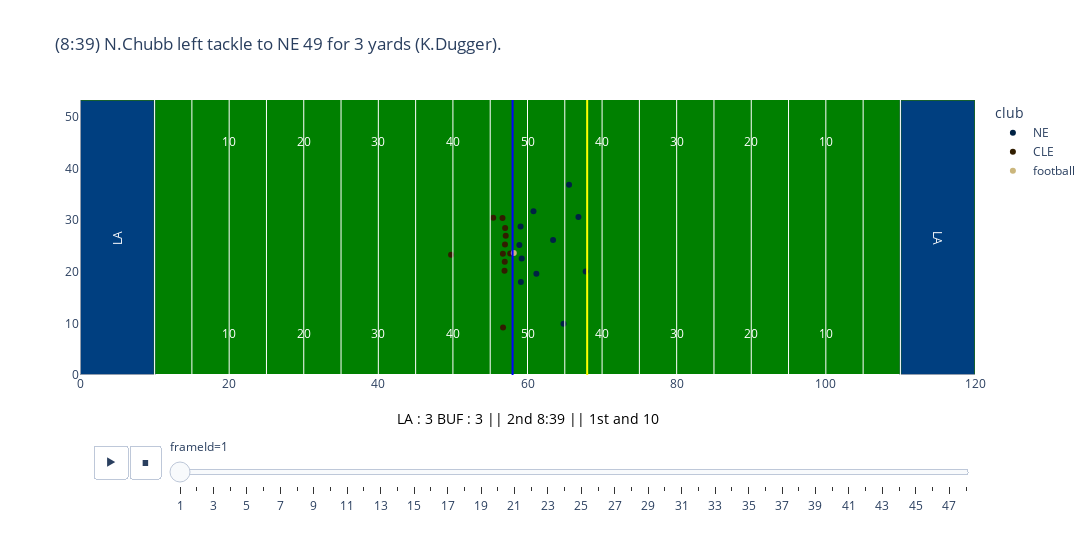

Here is the notebook cell this chart was saved with:
### Code cell
plot_football_play(1359, 2022101601, week6, plays, games, colors)

### Figure 1 — Plotly figure (JSON) as saved in the notebook; plotly's stock layout.template omitted (floating-point values rounded to 4 significant figures)
{"data": [{"customdata": [[32, "Devin McCourty", 1.45, null], [21, "Adrian Phillips", 4, null], [91, "Deatrich Wise", 0.01, null], [8, "Ja'Whaun Bentley", 0.8, null], [95, "Daniel Ekuale", 0.03, null], [48, "Jahlani Tavai", 0.61, null], [23, "Kyle Dugger", 0.45, null], [58, "Anfernee Jennings", 0.01, null], [90, "Christian Barmore", 0.01, null], [25, "Marcus Jones", 1.21, null], [13, "Jack Jones", 0.01, null]], "hovertemplate": "club=NE<br>frameId=1<br>x=%{x}<br>y=%{y}<br>jerseyNumber=%{customdata[0]}<br>displayName=%{customdata[1]}<br>s=%{customdata[2]}<br>event=%{customdata[3]}<extra></extra>", "legendgroup": "NE", "marker": {"color": "#002244", "symbol": "circle"}, "mode": "markers", "name": "NE", "orientation": "v", "showlegend": true, "type": "scatter", "x": [66.83, 67.8, 59.07, 63.43, 59.22, 61.19, 60.8, 59.11, 58.91, 65.57, 64.83], "xaxis": "x", "y": [30.63, 20.05, 28.79, 26.17, 22.56, 19.6, 31.76, 18.03, 25.18, 36.86, 9.95], "yaxis": "y"}, {"customdata": [[75, "Joel Bitonio", 0, null], [2, "Amari Cooper", 0, null], [78, "Jack Conklin", 0, null], [7, "Jacoby Brissett", 0, null], [85, "David Njoku", 0, null], [55, "Ethan Pocic", 0, null], [24, "Nick Chubb", 0, null], [72, "Hjalte Froholdt", 0, null], [71, "Jedrick Wills", 0, null], [11, "Donovan Peoples-Jones", 5.83, null], [18, "David Bell", 0, null]], "hovertemplate": "club=CLE<br>frameId=1<br>x=%{x}<br>y=%{y}<br>jerseyNumber=%{customdata[0]}<br>displayName=%{customdata[1]}<br>s=%{customdata[2]}<br>event=%{customdata[3]}<extra></extra>", "legendgroup": "CLE", "marker": {"color": "#311D00", "symbol": "circle"}, "mode": "markers", "name": "CLE", "orientation": "v", "showlegend": true, "type": "scatter", "x": [56.98, 56.72, 56.92, 56.7, 57, 57.68, 49.75, 56.95, 57.08, 55.4, 56.65], "xaxis": "x", "y": [25.29, 9.22, 20.2, 23.52, 28.47, 23.57, 23.29, 21.95, 26.99, 30.46, 30.43], "yaxis": "y"}, {"customdata": [[null, "football", 0, null]], "hovertemplate": "club=football<br>frameId=1<br>x=%{x}<br>y=%{y}<br>jerseyNumber=%{customdata[0]}<br>displayName=%{customdata[1]}<br>s=%{customdata[2]}<br>event=%{customdata[3]}<extra></extra>", "legendgroup": "football", "marker": {"color": "#CBB67C", "symbol": "circle"}, "mode": "markers", "name": "football", "orientation": "v", "showlegend": true, "type": "scatter", "x": [58.16], "xaxis": "x", "y": [23.63], "yaxis": "y"}], "layout": {"annotations": [{"font": {"color": "white", "size": 12}, "showarrow": false, "text": "LA", "textangle": -90, "x": 5, "y": 26.65}, {"font": {"color": "white", "size": 12}, "showarrow": false, "text": "LA", "textangle": 90, "x": 115, "y": 26.65}, {"font": {"color": "white", "size": 12}, "showarrow": false, "text": "10", "x": 20, "y": 8}, {"font": {"color": "white", "size": 12}, "showarrow": false, "text": "10", "x": 20, "y": 45.3}, {"font": {"color": "white", "size": 12}, "showarrow": false, "text": "20", "x": 30, "y": 8}, {"font": {"color": "white", "size": 12}, "showarrow": false, "text": "20", "x": 30, "y": 45.3}, {"font": {"color": "white", "size": 12}, "showarrow": false, "text": "30", "x": 40, "y": 8}, {"font": {"color": "white", "size": 12}, "showarrow": false, "text": "30", "x": 40, "y": 45.3}, {"font": {"color": "white", "size": 12}, "showarrow": false, "text": "40", "x": 50, "y": 8}, {"font": {"color": "white", "size": 12}, "showarrow": false, "text": "40", "x": 50, "y": 45.3}, {"font": {"color": "white", "size": 12}, "showarrow": false, "text": "50", "x": 60, "y": 8}, {"font": {"color": "white", "size": 12}, "showarrow": false, "text": "50", "x": 60, "y": 45.3}, {"font": {"color": "white", "size": 12}, "showarrow": false, "text": "40", "x": 70, "y": 8}, {"font": {"color": "white", "size": 12}, "showarrow": false, "text": "40", "x": 70, "y": 45.3}, {"font": {"color": "white", "size": 12}, "showarrow": false, "text": "30", "x": 80, "y": 8}, {"font": {"color": "white", "size": 12}, "showarrow": false, "text": "30", "x": 80, "y": 45.3}, {"font": {"color": "white", "size": 12}, "showarrow": false, "text": "20", "x": 90, "y": 8}, {"font": {"color": "white", "size": 12}, "showarrow": false, "text": "20", "x": 90, "y": 45.3}, {"font": {"color": "white", "size": 12}, "showarrow": false, "text": "10", "x": 100, "y": 8}, {"font": {"color": "white", "size": 12}, "showarrow": false, "text": "10", "x": 100, "y": 45.3}, {"font": {"color": "black", "size": 14}, "showarrow": false, "text": "LA : 3 BUF : 3 || 2nd 8:39 || 1st and 10", "x": 0.5, "xref": "paper", "y": -0.2, "yref": "paper"}], "height": 533, "legend": {"title": {"text": "club"}, "tracegroupgap": 0}, "plot_bgcolor": "green", "shapes": [{"fillcolor": "blue", "opacity": 0.5, "type": "rect", "x0": 0, "x1": 10, "y0": 0, "y1": 53.3}, {"fillcolor": "blue", "opacity": 0.5, "type": "rect", "x0": 110, "x1": 120, "y0": 0, "y1": 53.3}, {"line": {"color": "blue"}, "type": "line", "x0": 58, "x1": 58, "y0": 0, "y1": 53.3}, {"line": {"color": "yellow"}, "type": "line", "x0": 68, "x1": 68, "y0": 0, "y1": 53.3}, {"line": {"color": "white", "width": 1}, "type": "line", "x0": 10, "x1": 10, "y0": 0, "y1": 53.3}, {"line": {"color": "white", "width": 1}, "type": "line", "x0": 15, "x1": 15, "y0": 0, "y1": 53.3}, {"line": {"color": "white", "width": 1}, "type": "line", "x0": 20, "x1": 20, "y0": 0, "y1": 53.3}, {"line": {"color": "white", "width": 1}, "type": "line", "x0": 25, "x1": 25, "y0": 0, "y1": 53.3}, {"line": {"color": "white", "width": 1}, "type": "line", "x0": 30, "x1": 30, "y0": 0, "y1": 53.3}, {"line": {"color": "white", "width": 1}, "type": "line", "x0": 35, "x1": 35, "y0": 0, "y1": 53.3}, {"line": {"color": "white", "width": 1}, "type": "line", "x0": 40, "x1": 40, "y0": 0, "y1": 53.3}, {"line": {"color": "white", "width": 1}, "type": "line", "x0": 45, "x1": 45, "y0": 0, "y1": 53.3}, {"line": {"color": "white", "width": 1}, "type": "line", "x0": 50, "x1": 50, "y0": 0, "y1": 53.3}, {"line": {"color": "white", "width": 1}, "type": "line", "x0": 55, "x1": 55, "y0": 0, "y1": 53.3}, {"line": {"color": "white", "width": 1}, "type": "line", "x0": 60, "x1": 60, "y0": 0, "y1": 53.3}, {"line": {"color": "white", "width": 1}, "type": "line", "x0": 65, "x1": 65, "y0": 0, "y1": 53.3}, {"line": {"color": "white", "width": 1}, "type": "line", "x0": 70, "x1": 70, "y0": 0, "y1": 53.3}, {"line": {"color": "white", "width": 1}, "type": "line", "x0": 75, "x1": 75, "y0": 0, "y1": 53.3}, {"line": {"color": "white", "width": 1}, "type": "line", "x0": 80, "x1": 80, "y0": 0, "y1": 53.3}, {"line": {"color": "white", "width": 1}, "type": "line", "x0": 85, "x1": 85, "y0": 0, "y1": 53.3}, {"line": {"color": "white", "width": 1}, "type": "line", "x0": 90, "x1": 90, "y0": 0, "y1": 53.3}, {"line": {"color": "white", "width": 1}, "type": "line", "x0": 95, "x1": 95, "y0": 0, "y1": 53.3}, {"line": {"color": "white", "width": 1}, "type": "line", "x0": 100, "x1": 100, "y0": 0, "y1": 53.3}, {"line": {"color": "white", "width": 1}, "type": "line", "x0": 105, "x1": 105, "y0": 0, "y1": 53.3}, {"line": {"color": "white", "width": 1}, "type": "line", "x0": 110, "x1": 110, "y0": 0, "y1": 53.3}], "showlegend": true, "sliders": [{"active": 0, "currentvalue": {"prefix": "frameId="}, "len": 0.9, "pad": {"b": 10, "t": 60}, "steps": [{"args": [["1"], {"frame": {"duration": 0, "redraw": false}, "fromcurrent": true, "mode": "immediate", "transition": {"duration": 0, "easing": "linear"}}], "label": "1", "method": "animate"}, {"args": [["2"], {"frame": {"duration": 0, "redraw": false}, "fromcurrent": true, "mode": "immediate", "transition": {"duration": 0, "easing": "linear"}}], "label": "2", "method": "animate"}, {"args": [["3"], {"frame": {"duration": 0, "redraw": false}, "fromcurrent": true, "mode": "immediate", "transition": {"duration": 0, "easing": "linear"}}], "label": "3", "method": "animate"}, {"args": [["4"], {"frame": {"duration": 0, "redraw": false}, "fromcurrent": true, "mode": "immediate", "transition": {"duration": 0, "easing": "linear"}}], "label": "4", "method": "animate"}, {"args": [["5"], {"frame": {"duration": 0, "redraw": false}, "fromcurrent": true, "mode": "immediate", "transition": {"duration": 0, "easing": "linear"}}], "label": "5", "method": "animate"}, {"args": [["6"], {"frame": {"duration": 0, "redraw": false}, "fromcurrent": true, "mode": "immediate", "transition": {"duration": 0, "easing": "linear"}}], "label": "6", "method": "animate"}, {"args": [["7"], {"frame": {"duration": 0, "redraw": false}, "fromcurrent": true, "mode": "immediate", "transition": {"duration": 0, "easing": "linear"}}], "label": "7", "method": "animate"}, {"args": [["8"], {"frame": {"duration": 0, "redraw": false}, "fromcurrent": true, "mode": "immediate", "transition": {"duration": 0, "easing": "linear"}}], "label": "8", "method": "animate"}, {"args": [["9"], {"frame": {"duration": 0, "redraw": false}, "fromcurrent": true, "mode": "immediate", "transition": {"duration": 0, "easing": "linear"}}], "label": "9", "method": "animate"}, {"args": [["10"], {"frame": {"duration": 0, "redraw": false}, "fromcurrent": true, "mode": "immediate", "transition": {"duration": 0, "easing": "linear"}}], "label": "10", "method": "animate"}, {"args": [["11"], {"frame": {"duration": 0, "redraw": false}, "fromcurrent": true, "mode": "immediate", "transition": {"duration": 0, "easing": "linear"}}], "label": "11", "method": "animate"}, {"args": [["12"], {"frame": {"duration": 0, "redraw": false}, "fromcurrent": true, "mode": "immediate", "transition": {"duration": 0, "easing": "linear"}}], "label": "12", "method": "animate"}, {"args": [["13"], {"frame": {"duration": 0, "redraw": false}, "fromcurrent": true, "mode": "immediate", "transition": {"duration": 0, "easing": "linear"}}], "label": "13", "method": "animate"}, {"args": [["14"], {"frame": {"duration": 0, "redraw": false}, "fromcurrent": true, "mode": "immediate", "transition": {"duration": 0, "easing": "linear"}}], "label": "14", "method": "animate"}, {"args": [["15"], {"frame": {"duration": 0, "redraw": false}, "fromcurrent": true, "mode": "immediate", "transition": {"duration": 0, "easing": "linear"}}], "label": "15", "method": "animate"}, {"args": [["16"], {"frame": {"duration": 0, "redraw": false}, "fromcurrent": true, "mode": "immediate", "transition": {"duration": 0, "easing": "linear"}}], "label": "16", "method": "animate"}, {"args": [["17"], {"frame": {"duration": 0, "redraw": false}, "fromcurrent": true, "mode": "immediate", "transition": {"duration": 0, "easing": "linear"}}], "label": "17", "method": "animate"}, {"args": [["18"], {"frame": {"duration": 0, "redraw": false}, "fromcurrent": true, "mode": "immediate", "transition": {"duration": 0, "easing": "linear"}}], "label": "18", "method": "animate"}, {"args": [["19"], {"frame": {"duration": 0, "redraw": false}, "fromcurrent": true, "mode": "immediate", "transition": {"duration": 0, "easing": "linear"}}], "label": "19", "method": "animate"}, {"args": [["20"], {"frame": {"duration": 0, "redraw": false}, "fromcurrent": true, "mode": "immediate", "transition": {"duration": 0, "easing": "linear"}}], "label": "20", "method": "animate"}, {"args": [["21"], {"frame": {"duration": 0, "redraw": false}, "fromcurrent": true, "mode": "immediate", "transition": {"duration": 0, "easing": "linear"}}], "label": "21", "method": "animate"}, {"args": [["22"], {"frame": {"duration": 0, "redraw": false}, "fromcurrent": true, "mode": "immediate", "transition": {"duration": 0, "easing": "linear"}}], "label": "22", "method": "animate"}, {"args": [["23"], {"frame": {"duration": 0, "redraw": false}, "fromcurrent": true, "mode": "immediate", "transition": {"duration": 0, "easing": "linear"}}], "label": "23", "method": "animate"}, {"args": [["24"], {"frame": {"duration": 0, "redraw": false}, "fromcurrent": true, "mode": "immediate", "transition": {"duration": 0, "easing": "linear"}}], "label": "24", "method": "animate"}, {"args": [["25"], {"frame": {"duration": 0, "redraw": false}, "fromcurrent": true, "mode": "immediate", "transition": {"duration": 0, "easing": "linear"}}], "label": "25", "method": "animate"}, {"args": [["26"], {"frame": {"duration": 0, "redraw": false}, "fromcurrent": true, "mode": "immediate", "transition": {"duration": 0, "easing": "linear"}}], "label": "26", "method": "animate"}, {"args": [["27"], {"frame": {"duration": 0, "redraw": false}, "fromcurrent": true, "mode": "immediate", "transition": {"duration": 0, "easing": "linear"}}], "label": "27", "method": "animate"}, {"args": [["28"], {"frame": {"duration": 0, "redraw": false}, "fromcurrent": true, "mode": "immediate", "transition": {"duration": 0, "easing": "linear"}}], "label": "28", "method": "animate"}, {"args": [["29"], {"frame": {"duration": 0, "redraw": false}, "fromcurrent": true, "mode": "immediate", "transition": {"duration": 0, "easing": "linear"}}], "label": "29", "method": "animate"}, {"args": [["30"], {"frame": {"duration": 0, "redraw": false}, "fromcurrent": true, "mode": "immediate", "transition": {"duration": 0, "easing": "linear"}}], "label": "30", "method": "animate"}, {"args": [["31"], {"frame": {"duration": 0, "redraw": false}, "fromcurrent": true, "mode": "immediate", "transition": {"duration": 0, "easing": "linear"}}], "label": "31", "method": "animate"}, {"args": [["32"], {"frame": {"duration": 0, "redraw": false}, "fromcurrent": true, "mode": "immediate", "transition": {"duration": 0, "easing": "linear"}}], "label": "32", "method": "animate"}, {"args": [["33"], {"frame": {"duration": 0, "redraw": false}, "fromcurrent": true, "mode": "immediate", "transition": {"duration": 0, "easing": "linear"}}], "label": "33", "method": "animate"}, {"args": [["34"], {"frame": {"duration": 0, "redraw": false}, "fromcurrent": true, "mode": "immediate", "transition": {"duration": 0, "easing": "linear"}}], "label": "34", "method": "animate"}, {"args": [["35"], {"frame": {"duration": 0, "redraw": false}, "fromcurrent": true, "mode": "immediate", "transition": {"duration": 0, "easing": "linear"}}], "label": "35", "method": "animate"}, {"args": [["36"], {"frame": {"duration": 0, "redraw": false}, "fromcurrent": true, "mode": "immediate", "transition": {"duration": 0, "easing": "linear"}}], "label": "36", "method": "animate"}, {"args": [["37"], {"frame": {"duration": 0, "redraw": false}, "fromcurrent": true, "mode": "immediate", "transition": {"duration": 0, "easing": "linear"}}], "label": "37", "method": "animate"}, {"args": [["38"], {"frame": {"duration": 0, "redraw": false}, "fromcurrent": true, "mode": "immediate", "transition": {"duration": 0, "easing": "linear"}}], "label": "38", "method": "animate"}, {"args": [["39"], {"frame": {"duration": 0, "redraw": false}, "fromcurrent": true, "mode": "immediate", "transition": {"duration": 0, "easing": "linear"}}], "label": "39", "method": "animate"}, {"args": [["40"], {"frame": {"duration": 0, "redraw": false}, "fromcurrent": true, "mode": "immediate", "transition": {"duration": 0, "easing": "linear"}}], "label": "40", "method": "animate"}, {"args": [["41"], {"frame": {"duration": 0, "redraw": false}, "fromcurrent": true, "mode": "immediate", "transition": {"duration": 0, "easing": "linear"}}], "label": "41", "method": "animate"}, {"args": [["42"], {"frame": {"duration": 0, "redraw": false}, "fromcurrent": true, "mode": "immediate", "transition": {"duration": 0, "easing": "linear"}}], "label": "42", "method": "animate"}, {"args": [["43"], {"frame": {"duration": 0, "redraw": false}, "fromcurrent": true, "mode": "immediate", "transition": {"duration": 0, "easing": "linear"}}], "label": "43", "method": "animate"}, {"args": [["44"], {"frame": {"duration": 0, "redraw": false}, "fromcurrent": true, "mode": "immediate", "transition": {"duration": 0, "easing": "linear"}}], "label": "44", "method": "animate"}, {"args": [["45"], {"frame": {"duration": 0, "redraw": false}, "fromcurrent": true, "mode": "immediate", "transition": {"duration": 0, "easing": "linear"}}], "label": "45", "method": "animate"}, {"args": [["46"], {"frame": {"duration": 0, "redraw": false}, "fromcurrent": true, "mode": "immediate", "transition": {"duration": 0, "easing": "linear"}}], "label": "46", "method": "animate"}, {"args": [["47"], {"frame": {"duration": 0, "redraw": false}, "fromcurrent": true, "mode": "immediate", "transition": {"duration": 0, "easing": "linear"}}], "label": "47", "method": "animate"}, {"args": [["48"], {"frame": {"duration": 0, "redraw": false}, "fromcurrent": true, "mode": "immediate", "transition": {"duration": 0, "easing": "linear"}}], "label": "48", "method": "animate"}], "x": 0.1, "xanchor": "left", "y": 0, "yanchor": "top"}], "title": {"text": "(8:39) N.Chubb left tackle to NE 49 for 3 yards (K.Dugger)."}, "updatemenus": [{"buttons": [{"args": [null, {"frame": {"duration": 500, "redraw": false}, "fromcurrent": true, "mode": "immediate", "transition": {"duration": 500, "easing": "linear"}}], "label": "&#9654;", "method": "animate"}, {"args": [[null], {"frame": {"duration": 0, "redraw": false}, "fromcurrent": true, "mode": "immediate", "transition": {"duration": 0, "easing": "linear"}}], "label": "&#9724;", "method": "animate"}], "direction": "left", "pad": {"r": 10, "t": 70}, "showactive": false, "type": "buttons", "x": 0.1, "xanchor": "right", "y": 0, "yanchor": "top"}], "width": 1200, "xaxis": {"anchor": "y", "domain": [0, 1], "range": [0, 120], "showgrid": false, "title": {"text": ""}, "type": "linear"}, "yaxis": {"anchor": "x", "domain": [0, 1], "range": [0, 53.3], "showgrid": false, "title": {"text": ""}, "type": "linear"}}}
